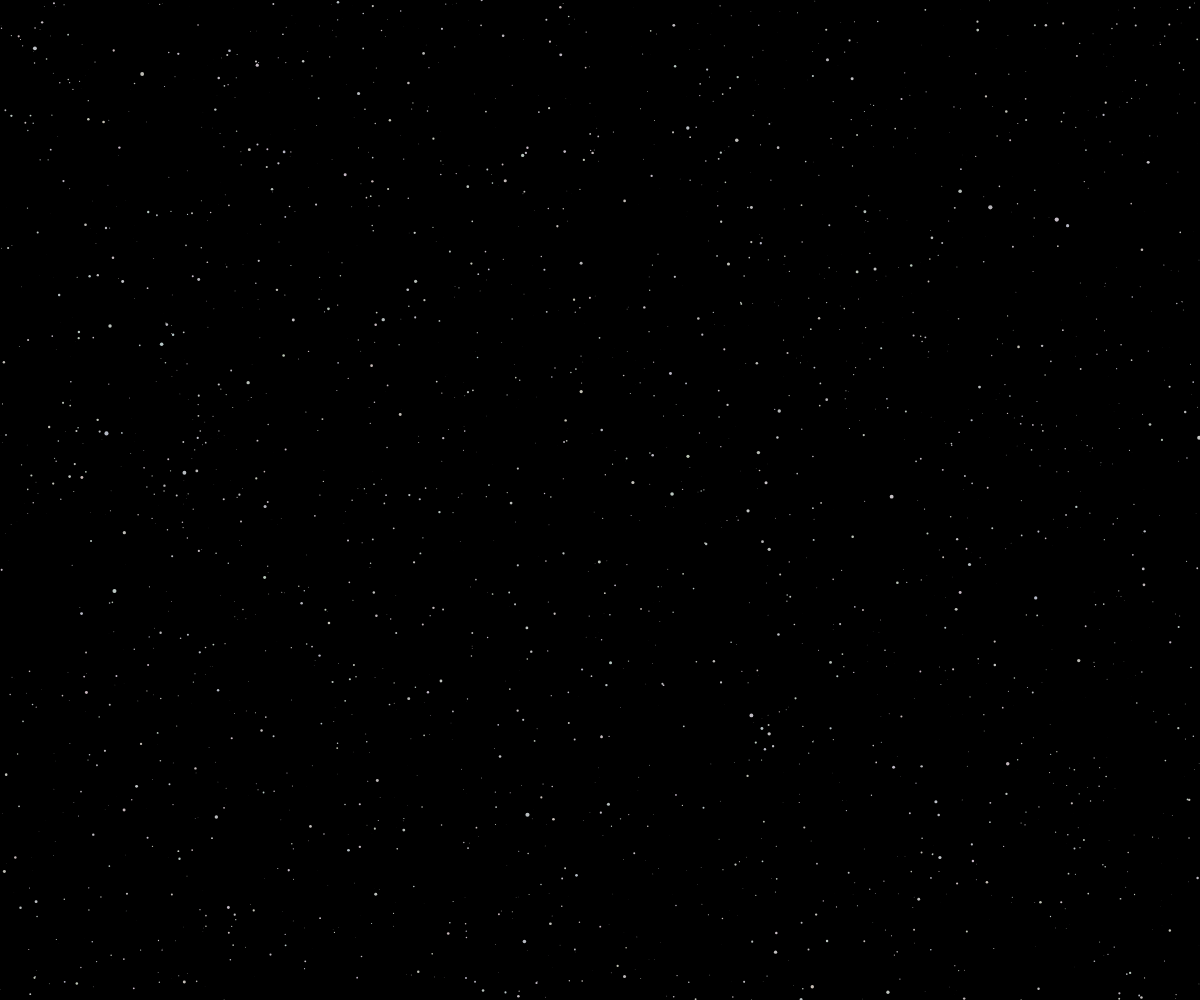
Frame 1 (no input)
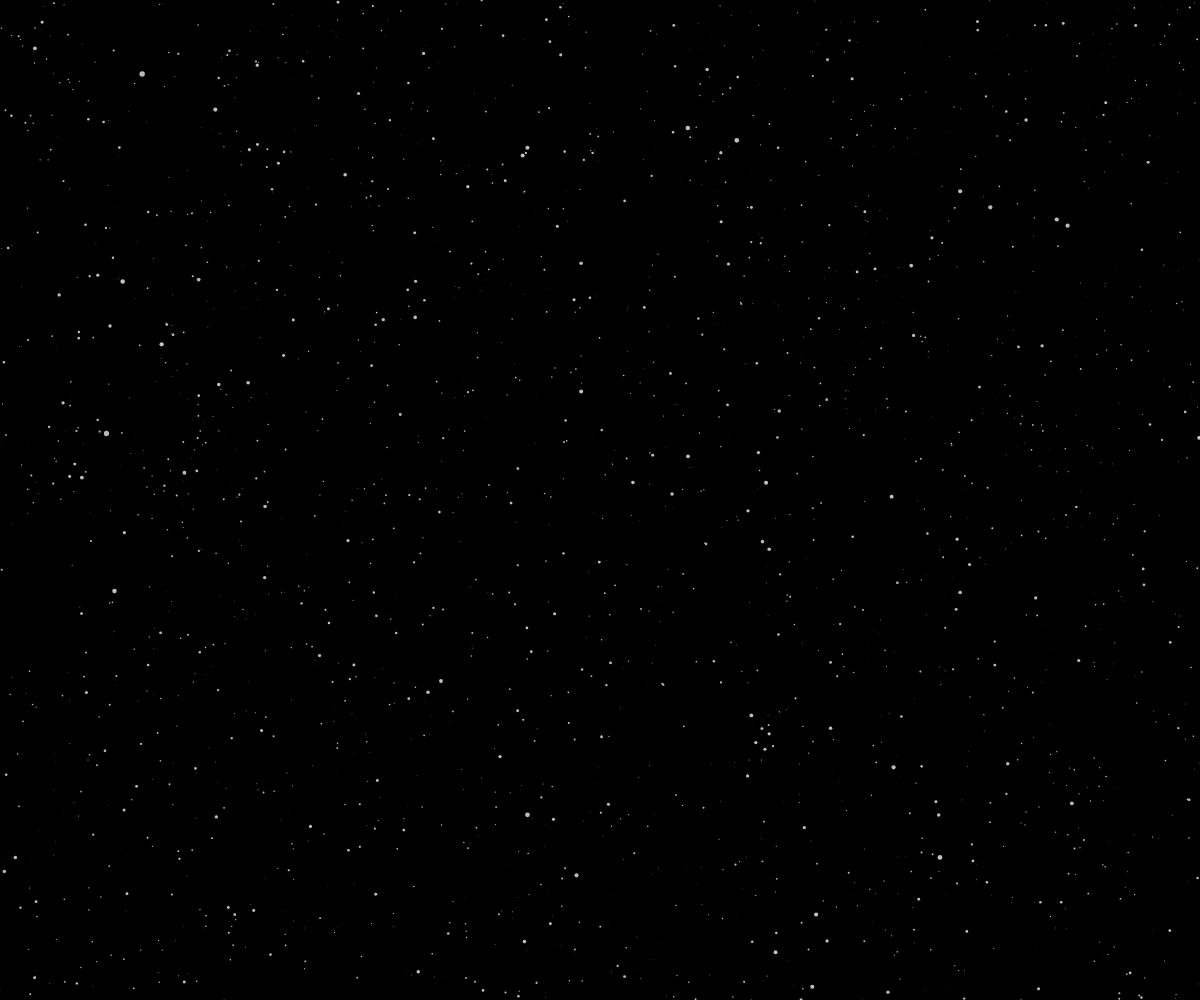
Frame 60 (no input)
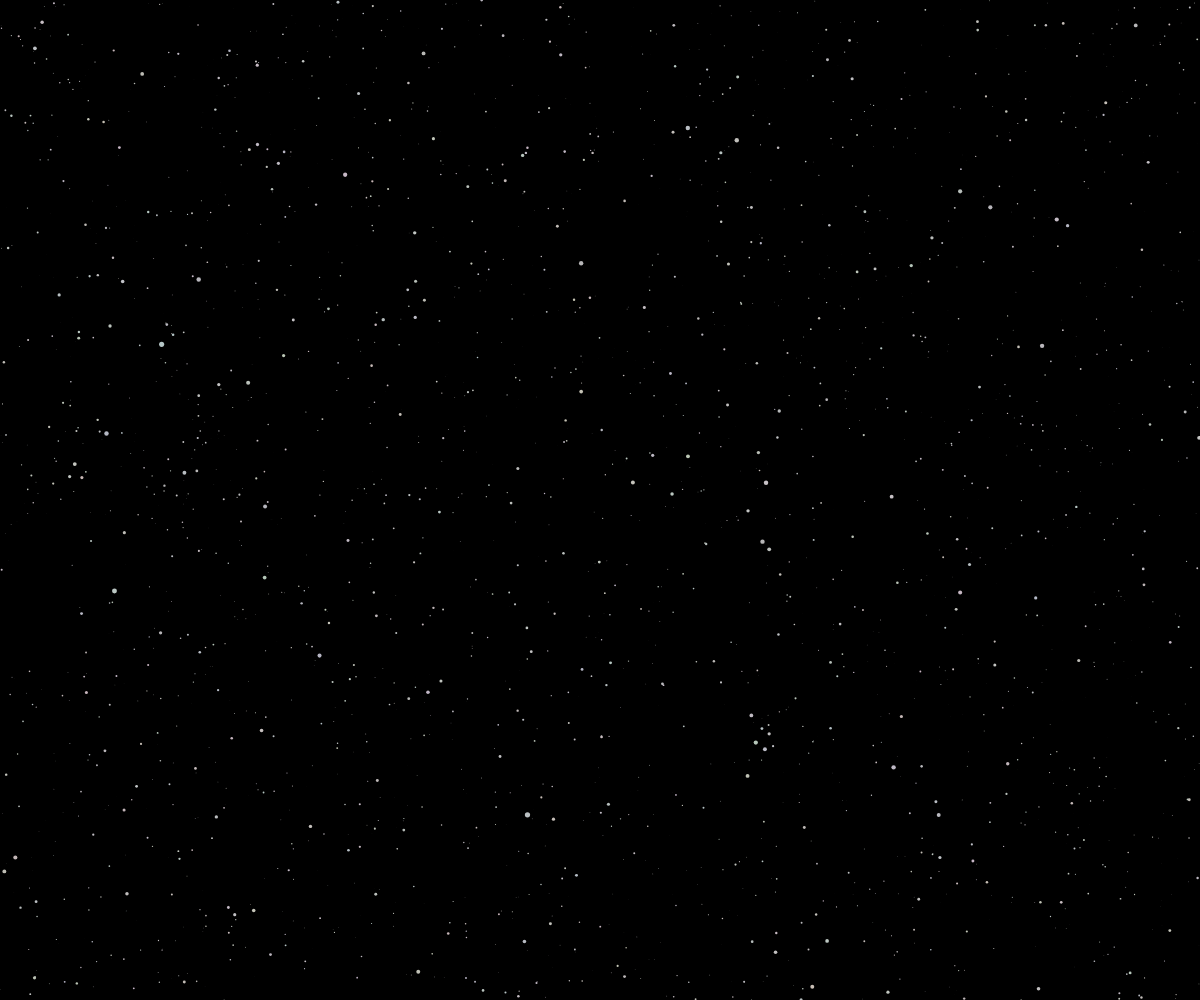
Frame 120 (the mouse pressed at the canvas centre since frame 60)

The p5.js sketch that drew these frames (run headless with seeded random() and noise() and a simulated clock; from frame 60 on, the mouse is pressed at the canvas centre):

// p5.js sketch
// ── sketch.js
let Star, 
    stars = [];

function setup() { 
  createCanvas(windowWidth, windowHeight);
  
  //define Star constructor
  Star = function(radius) {
    this.getCoordinates = function() {
        this.x = random(0, width);
        this.y = random(0, height);
    }

    this.r = radius;
    this.pulse ={
      rate: random(-0.1, 0.1),
      range: random(0, 2)
    }
    this.color = {
      r: random(180, 200),
      g: random(180, 200),
      b: random(180, 200)
    };
    
    //draw star
    this.display = function() {
      noStroke();
      fill(this.color.r, this.color.g, this.color.b);
      ellipse(this.x, this.y, this.r);
    }
    
    //make star pulsate
    this.pulsate = function() {
      this.r += this.pulse.rate;

      if (this.r >= radius + this.pulse.range || this.r <= radius) {
        this.pulse.rate *= -1;
      }
    }
  } //end Star constructor
  
  //create Stars with loop
  for (i=0; i < (windowWidth * windowHeight / 500); i++) {
    //determine size frequency with random Gaussian
    stars[i] = new Star(
      Math.abs(randomGaussian(1, 1))
    );

    stars[i].getCoordinates();
  }

}

function draw() {
  background(0);
  
  //show all Stars
  for (i=0; i < stars.length; i++) {
    stars[i].display();
    if (stars[i].r > 2) {
        stars[i].pulsate();
    }
  }
}

function windowResized() {
    resizeCanvas(windowWidth, windowHeight);

    for (i=0; i < (windowWidth * windowHeight / 500); i++) {
        stars[i].getCoordinates();
    }
}
